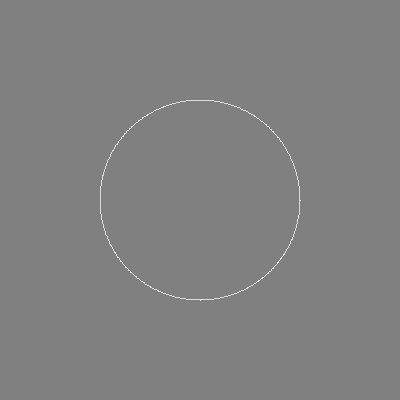
Frame 1 (no input)
Frame 60 (the mouse pressed at the canvas centre just before this capture): identical to frame 1, image omitted
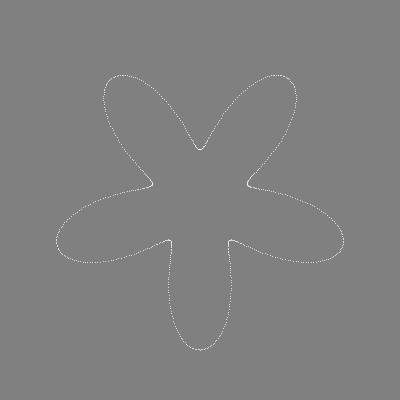
Frame 120 (the mouse held since frame 60 and released just before this capture)

The Processing sketch that drew these frames (run headless with seeded random() and noise(); from frame 60 on, the mouse is pressed at the canvas centre):

// Processing sketch: sketch_210306a_drawtest
// ── sketch_210306a_drawtest.pde
float x,y,r;

void setup() {
  size(400, 400);
  background(128);
}

void draw() {
    background(128);
  translate(width/2, height/2);
  stroke(255);
  for (float i=0; i<2*PI; i+=0.01) {
    x = map(mouseX,0,width,0,1);
    y = map(mouseY,0,height,0,10);
    r = 1 + x*cos(i*y);
    point(100*sin(i)*r, 100*cos(i)*r);
  }
}
